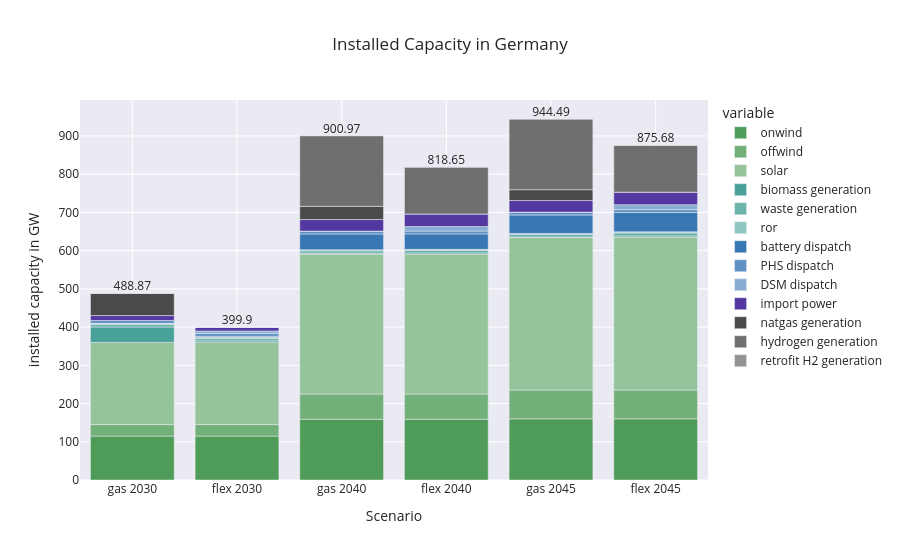

Notebook source saved alongside this figure:
### Code cell
import plotly.graph_objects as go

capital_df = pd.DataFrame()
for nkey, pea in peas.items():
  capital_s = pd.Series(0.00, index=pg_keys)
  for key in pg_keys:
    c_key = key
    
    if key == 'c_pg_import':
      capital_s[key]  =  pea.get(ppv[c_key], type='import').p_nom_opt() / 1e3
    else:
      capital_s[key] = pea.get(ppv[c_key]).p_nom_opt() / 1e3

  capital_s = capital_s.rename(index= pp.map_name)
  capital_df[nkey] = capital_s

capital_df = capital_df.T
color_map = [pp.map_color[i] for i in pg_keys]

fig = px.bar(capital_df, color_discrete_map = pp.map_name_color, 
       title = "Installed Capacity in Germany",
       )
fig_total(capital_df, fig)
fig.update_xaxes(title_text='Scenario')
fig.update_yaxes(title_text='installed capacity in GW')
fig.show()

fig_pg_gw = fig

### Figure 1 — Plotly figure (JSON) as saved in the notebook; plotly's stock layout.template omitted (floating-point values rounded to 4 significant figures)
{"data": [{"alignmentgroup": "True", "hovertemplate": "variable=onwind<br>index=%{x}<br>value=%{y}<extra></extra>", "legendgroup": "onwind", "marker": {"color": "#4F9C59", "pattern": {"shape": ""}}, "name": "onwind", "offsetgroup": "onwind", "orientation": "v", "showlegend": true, "textposition": "auto", "type": "bar", "x": ["gas 2030", "flex 2030", "gas 2040", "flex 2040", "gas 2045", "flex 2045"], "xaxis": "x", "y": [115.0, 115.0, 159.0, 159.0, 160.0, 160.0], "yaxis": "y"}, {"alignmentgroup": "True", "hovertemplate": "variable=offwind<br>index=%{x}<br>value=%{y}<extra></extra>", "legendgroup": "offwind", "marker": {"color": "#72B07A", "pattern": {"shape": ""}}, "name": "offwind", "offsetgroup": "offwind", "orientation": "v", "showlegend": true, "textposition": "auto", "type": "bar", "x": ["gas 2030", "flex 2030", "gas 2040", "flex 2040", "gas 2045", "flex 2045"], "xaxis": "x", "y": [30.0, 30.0, 66.0, 66.0, 75.5, 75.5], "yaxis": "y"}, {"alignmentgroup": "True", "hovertemplate": "variable=solar<br>index=%{x}<br>value=%{y}<extra></extra>", "legendgroup": "solar", "marker": {"color": "#95C49B", "pattern": {"shape": ""}}, "name": "solar", "offsetgroup": "solar", "orientation": "v", "showlegend": true, "textposition": "auto", "type": "bar", "x": ["gas 2030", "flex 2030", "gas 2040", "flex 2040", "gas 2045", "flex 2045"], "xaxis": "x", "y": [215.0, 215.0, 366.0, 366.0, 400.0, 400.0], "yaxis": "y"}, {"alignmentgroup": "True", "hovertemplate": "variable=biomass generation<br>index=%{x}<br>value=%{y}<extra></extra>", "legendgroup": "biomass generation", "marker": {"color": "#48A299", "pattern": {"shape": ""}}, "name": "biomass generation", "offsetgroup": "biomass generation", "orientation": "v", "showlegend": true, "textposition": "auto", "type": "bar", "x": ["gas 2030", "flex 2030", "gas 2040", "flex 2040", "gas 2045", "flex 2045"], "xaxis": "x", "y": [40.33, 4, 1.992, 3, 1.762e-05, 3], "yaxis": "y"}, {"alignmentgroup": "True", "hovertemplate": "variable=waste generation<br>index=%{x}<br>value=%{y}<extra></extra>", "legendgroup": "waste generation", "marker": {"color": "#6DB4AD", "pattern": {"shape": ""}}, "name": "waste generation", "offsetgroup": "waste generation", "orientation": "v", "showlegend": true, "textposition": "auto", "type": "bar", "x": ["gas 2030", "flex 2030", "gas 2040", "flex 2040", "gas 2045", "flex 2045"], "xaxis": "x", "y": [6.662, 6.662, 6.661, 6.661, 6.914, 8.098], "yaxis": "y"}, {"alignmentgroup": "True", "hovertemplate": "variable=ror<br>index=%{x}<br>value=%{y}<extra></extra>", "legendgroup": "ror", "marker": {"color": "#91C7C2", "pattern": {"shape": ""}}, "name": "ror", "offsetgroup": "ror", "orientation": "v", "showlegend": true, "textposition": "auto", "type": "bar", "x": ["gas 2030", "flex 2030", "gas 2040", "flex 2040", "gas 2045", "flex 2045"], "xaxis": "x", "y": [2.771, 2.771, 2.771, 2.771, 2.771, 2.771], "yaxis": "y"}, {"alignmentgroup": "True", "hovertemplate": "variable=battery dispatch<br>index=%{x}<br>value=%{y}<extra></extra>", "legendgroup": "battery dispatch", "marker": {"color": "#3777B4", "pattern": {"shape": ""}}, "name": "battery dispatch", "offsetgroup": "battery dispatch", "orientation": "v", "showlegend": true, "textposition": "auto", "type": "bar", "x": ["gas 2030", "flex 2030", "gas 2040", "flex 2040", "gas 2045", "flex 2045"], "xaxis": "x", "y": [0.08302, 2.526, 41.25, 40.41, 48.21, 50.51], "yaxis": "y"}, {"alignmentgroup": "True", "hovertemplate": "variable=PHS dispatch<br>index=%{x}<br>value=%{y}<extra></extra>", "legendgroup": "PHS dispatch", "marker": {"color": "#5F92C3", "pattern": {"shape": ""}}, "name": "PHS dispatch", "offsetgroup": "PHS dispatch", "orientation": "v", "showlegend": true, "textposition": "auto", "type": "bar", "x": ["gas 2030", "flex 2030", "gas 2040", "flex 2040", "gas 2045", "flex 2045"], "xaxis": "x", "y": [7.526, 7.526, 7.526, 7.526, 7.526, 7.526], "yaxis": "y"}, {"alignmentgroup": "True", "hovertemplate": "variable=DSM dispatch<br>index=%{x}<br>value=%{y}<extra></extra>", "legendgroup": "DSM dispatch", "marker": {"color": "#87AED2", "pattern": {"shape": ""}}, "name": "DSM dispatch", "offsetgroup": "DSM dispatch", "orientation": "v", "showlegend": true, "textposition": "auto", "type": "bar", "x": ["gas 2030", "flex 2030", "gas 2040", "flex 2040", "gas 2045", "flex 2045"], "xaxis": "x", "y": [0, 6.4, 0, 11.9, 0, 12.9], "yaxis": "y"}, {"alignmentgroup": "True", "hovertemplate": "variable=import power<br>index=%{x}<br>value=%{y}<extra></extra>", "legendgroup": "import power", "marker": {"color": "#5438A1", "pattern": {"shape": ""}}, "name": "import power", "offsetgroup": "import power", "orientation": "v", "showlegend": true, "textposition": "auto", "type": "bar", "x": ["gas 2030", "flex 2030", "gas 2040", "flex 2040", "gas 2045", "flex 2045"], "xaxis": "x", "y": [12.87, 10.01, 30.21, 32.8, 30.21, 32.8], "yaxis": "y"}, {"alignmentgroup": "True", "hovertemplate": "variable=natgas generation<br>index=%{x}<br>value=%{y}<extra></extra>", "legendgroup": "natgas generation", "marker": {"color": "#4A4A4A", "pattern": {"shape": ""}}, "name": "natgas generation", "offsetgroup": "natgas generation", "orientation": "v", "showlegend": true, "textposition": "auto", "type": "bar", "x": ["gas 2030", "flex 2030", "gas 2040", "flex 2040", "gas 2045", "flex 2045"], "xaxis": "x", "y": [58.62, 0, 34.54, 0, 28.35, 0], "yaxis": "y"}, {"alignmentgroup": "True", "hovertemplate": "variable=hydrogen generation<br>index=%{x}<br>value=%{y}<extra></extra>", "legendgroup": "hydrogen generation", "marker": {"color": "#6F6F6F", "pattern": {"shape": ""}}, "name": "hydrogen generation", "offsetgroup": "hydrogen generation", "orientation": "v", "showlegend": true, "textposition": "auto", "type": "bar", "x": ["gas 2030", "flex 2030", "gas 2040", "flex 2040", "gas 2045", "flex 2045"], "xaxis": "x", "y": [0.0002553, 0.0002239, 185.0, 122.6, 185.0, 122.6], "yaxis": "y"}, {"alignmentgroup": "True", "hovertemplate": "variable=retrofit H2 generation<br>index=%{x}<br>value=%{y}<extra></extra>", "legendgroup": "retrofit H2 generation", "marker": {"color": "#939393", "pattern": {"shape": ""}}, "name": "retrofit H2 generation", "offsetgroup": "retrofit H2 generation", "orientation": "v", "showlegend": true, "textposition": "auto", "type": "bar", "x": ["gas 2030", "flex 2030", "gas 2040", "flex 2040", "gas 2045", "flex 2045"], "xaxis": "x", "y": [0, 0, 0, 0, 0, 0], "yaxis": "y"}, {"mode": "text", "showlegend": false, "text": [488.9, 399.9, 901.0, 818.6, 944.5, 875.7], "textposition": "top center", "type": "scatter", "x": ["gas 2030", "flex 2030", "gas 2040", "flex 2040", "gas 2045", "flex 2045"], "y": [488.9, 399.9, 901.0, 818.6, 944.5, 875.7]}], "layout": {"barmode": "relative", "legend": {"title": {"text": "variable"}, "tracegroupgap": 0}, "title": {"text": "Installed Capacity in Germany"}, "xaxis": {"anchor": "y", "domain": [0, 1], "title": {"text": "Scenario"}}, "yaxis": {"anchor": "x", "domain": [0, 1], "title": {"text": "installed capacity in GW"}}}}
